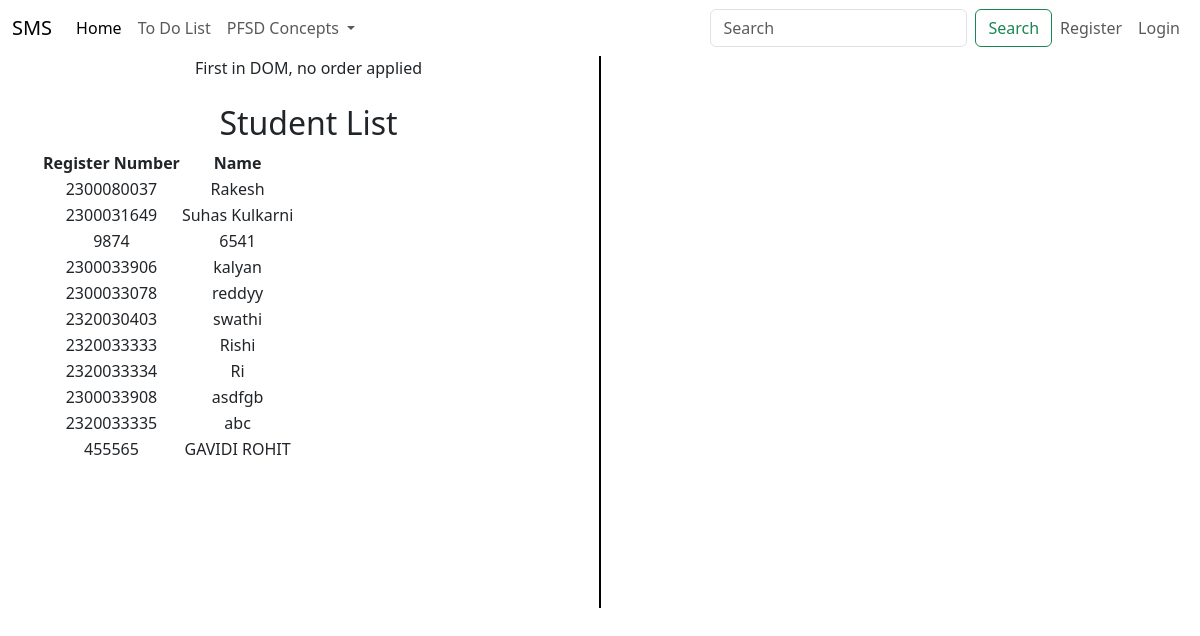
The page /studentlist/ on the database its author committed.
### adminapp/models.py (models this page shows, shortened)
class StudentList(models.Model):
    objects = None
    Register_Number = models.CharField(max_length=10,unique=True)
    Name = models.CharField(max_length=100)

### adminapp/views.py (the view)
# urls.py: path('studentlist/', views.studentlist, name='studentlist'),
def studentlist(request):
    students = StudentList.objects.all()
    return render(request,'adminapp/student_list.html',{'students':students})

### templates/adminapp/student_list.html (shortened to what this page needs)
{% extends 'Navbar/ProjectNavbar.html' %}
{% load static %}
{% block body %}
<div class="container text-center">
  <div class="row">
    <div class="col">
      First in DOM, no order applied
        <br><br>
            <h2>Student List</h2>
<table>
    <tr>
        <th>Register Number</th>
        <th>Name</th>
    </tr>
    {% for student in students %}
    <tr>
        <td>{{ student.Register_Number }}</td>
        <td>{{ student.Name }}</td>
    </tr>
    {% endfor %}
</table>
    </div>
      <br><br><br><br><br><br><br><br><br><br><br><br><br><br><br><br>
      <br><br><br><br><br><br><br>
       <div class="col-auto d-flex align-items-center">
      <div style="border-left: 2px solid black; height: 100%;"></div>
    </div>
    <div class="col">
        <br><br>
    </div>
  </div>
</div>
{% endblock %}

### templates/navbar/ProjectNavbar.html (shortened to what this page needs)
<!DOCTYPE html>
<html lang="en">
<head>
    <link href="https://cdn.jsdelivr.net/npm/bootstrap@5.3.3/dist/css/bootstrap.min.css" rel="stylesheet">
</head>
<body>
<nav class="navbar navbar-expand-lg " style = "background-color: white">
  <div class="container-fluid">
    <a class="navbar-brand" href="{% url 'projecthomepage' %}">SMS</a>
    <div class="collapse navbar-collapse" id="navbarSupportedContent">
      <ul class="navbar-nav me-auto mb-2 mb-lg-0">
        <li class="nav-item">
          <a class="nav-link active" aria-current="page" href="#">Home</a>
        </li>
          <li class="nav-item">
          <a class="nav-link" href="{% url 'add_task' %}">To Do List</a>
        </li>
        <li class="nav-item dropdown">
          <a class="nav-link dropdown-toggle" href="#" role="button" data-bs-toggle="dropdown" aria-expanded="false">
            PFSD Concepts
          </a>
      </ul>
      <form class="d-flex" role="search">
        <input class="form-control me-2" type="search" placeholder="Search" aria-label="Search">
        <button class="btn btn-outline-success" type="submit">Search</button>
      </form>
    </div>
  <ul  class="navbar-nav ms-auto">
<li>
                <li class="nav-item">
          <a class="nav-link" href="{% url 'UserRegisterCall' %}">Register</a>
        </li>
          <li class="nav-item">
          <a class="nav-link" href="{% url 'UserLoginPageCall' %}">Login</a>
        </li>
 </li>
      </ul>
  </div>
</nav>
{% block body %}
{% endblock %}
</body>
</html>

### rows shown on the page
StudentList: Register_Number "2300080037", Name "Rakesh"
StudentList: Register_Number "2300031649", Name "Suhas Kulkarni"
StudentList: Register_Number "9874", Name "6541"
StudentList: Register_Number "2300033906", Name "kalyan"
StudentList: Register_Number "2300033078", Name "reddyy"
StudentList: Register_Number "2320030403", Name "swathi"
StudentList: Register_Number "2320033333", Name "Rishi"
StudentList: Register_Number "2320033334", Name "Ri"
StudentList: Register_Number "2300033908", Name "asdfgb"
StudentList: Register_Number "2320033335", Name "abc"
StudentList: Register_Number "455565", Name "GAVIDI ROHIT"
